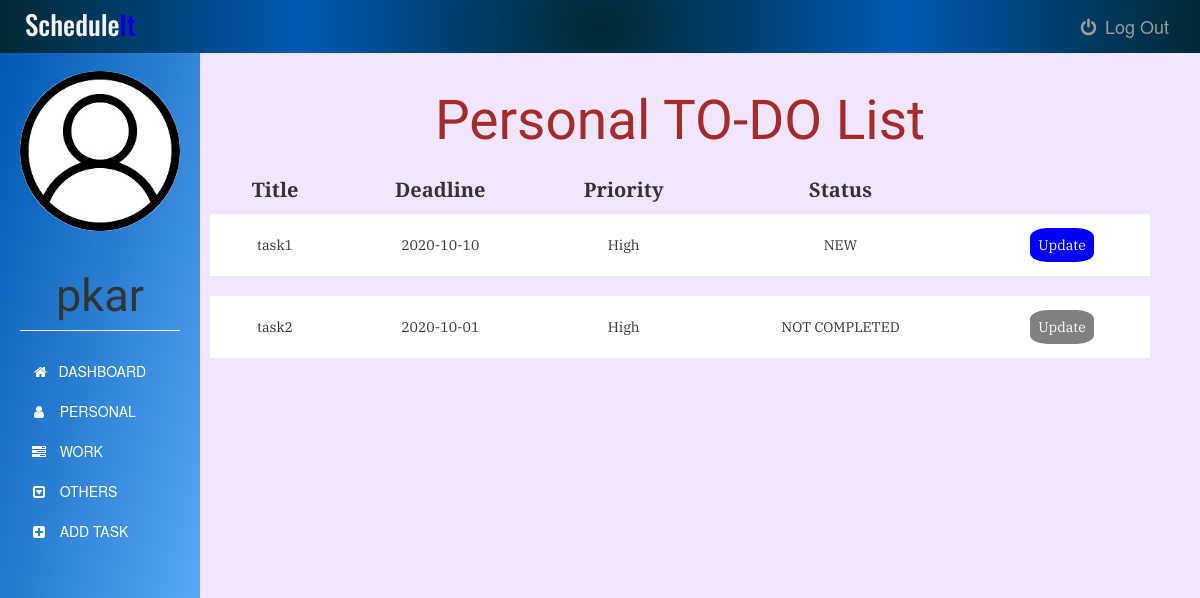
The page /personaltask (signed in) on the database as committed earlier.
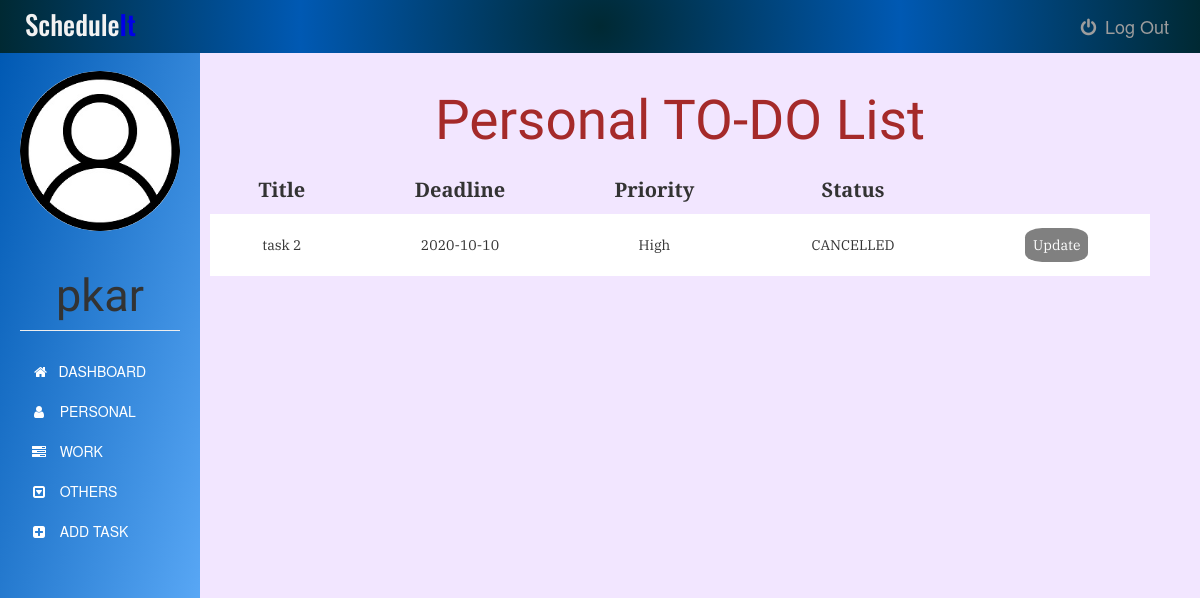
The same page on the database as committed later.
### app.py (models this page shows)
class Task(db.Model):
    id = db.Column(db.Integer, primary_key=True)
    title = db.Column(db.Text, nullable=False)
    date = db.Column(db.Date, nullable=False)
    content = db.Column(db.Text, nullable=False)
    WorkType = db.Column(db.Text, nullable=False)
    priority = db.Column(db.Text)
    status = db.Column(db.Text, nullable=False, default='NEW')
    user_id = db.Column(db.Integer, db.ForeignKey('user.id'), nullable=False)

### app.py (the view)
@app.route('/personaltask', methods=['GET', 'POST'])
@login_required
def personaltask():
    tasks = Task.query.filter_by(user_id=current_user.id)
    return render_template('personal.html', tasks=tasks ,name=current_user.username, tdate=date.today())

### app.py (called while the page is built)
@login_manager.user_loader
def load_user(user_id):
    return User.query.get(int(user_id))

### templates/personal.html (shortened to what this page needs)
{% extends "bootstrap/base.html" %}
{% block styles %}
{{super()}}
<link rel="stylesheet" href="{{url_for('.static', filename='personal.css')}}">
<link rel="stylesheet" href="https://maxcdn.bootstrapcdn.com/font-awesome/4.7.0/css/font-awesome.min.css">
{% endblock %}
{% block content %}
    <nav class="navbar navbar-inverse navbar-fixed-top">
      <div class="container-fluid">
        <div class="navbar-header">
          <center><h3><span>Schedule</span>It</h3></center>
        </div>
        <div class="navbar-collapse">
          <ul class="nav navbar-nav">
            <li>
              <a href="{{ url_for('logout') }}">
              <i class="fa fa-power-off fa-fw" aria-hidden="true"></i>
              Log Out
              </a>
            </li>
          </ul>
          </div>
      </div>
    </nav>
    <div class="container-fluid">
      <div class="row">
        <nav class=" sidebar">
          <div class="image img-cir img-120">
            <center>
              <img src="{{url_for('static', filename='user-icon.jpg')}}" width="250" height="200" class="img-responsive"/>
            </center>
            <center>
              <h1 class="page-header">{{ name }}</h1>
            </center>
          </div>
          <div>
            <div class="nav nav-sidebar">
              <ul class="nav nav-sidebar">
                <li >
                  <a class="list-group-item" href="{{ url_for('dashboard') }}">
                    &nbsp;<i class="fa fa-home" aria-hidden="true"></i>&nbsp;&nbsp; DASHBOARD
                  </a>
                </li>
                <li>
                  <a class="list-group-item" href="#">
                    <i class="fa fa-user fa-fw" aria-hidden="true"></i>&nbsp;&nbsp; PERSONAL
                  </a>
                </li>
                <li>
                  <a class="list-group-item" href="{{ url_for('worktask') }}">
                    <i class="fa fa-tasks fa-fw" aria-hidden="true"></i>&nbsp;&nbsp; WORK
                  </a>
                </li>
                <li>
                  <a class="list-group-item" href="{{ url_for('othertask') }}">
                    <i class="fa fa-caret-square-o-down fa-fw" aria-hidden="true"></i>&nbsp;&nbsp; OTHERS
                  </a>
                </li>
                <li>
                  <a class="list-group-item" href="{{ url_for('addtask') }}">
                    <i class="fa fa-plus-square fa-fw" aria-hidden="true"></i>&nbsp;&nbsp; ADD TASK
                  </a>
                </li>
              </ul>
            </div>
          </div>
        </nav>
        <div class="col-sm-9 col-sm-offset-3 col-md-10 col-md-offset-2 main">
          	<center><h1>Personal TO-DO List</h1></center>
          	<table>
          		<thead>
	          		<tr>
	          			<th>Title</th>
	          			<th>Deadline</th>
	          			<th>Priority</th>
	          			<th>Status</th>
	          		</tr>
          		</thead>
          		<tbody>
	          		{% for task in tasks %}
	          			{% if task.WorkType == "Personal"  %}
	          				<tr>
			          			<td>{{task.title}}</td>
			          			<td>{{task.date}}</td>
			          			<td>{{task.priority}}</td>
			          			{% if tdate > task.date and (task.status !="CANCELLED" or task.status !="COMPLETED") %}
                        <td class="status">NOT COMPLETED</td>
                      {% else %}
                        <td class="status">{{task.status}}</td>
                      {% endif %}
                      {% if (task.status == "NEW" or task.status == "IN PROGRESS" or task.status == "NOT STARTED") and tdate <= task.date %}
			          			  <td><a href="{{ url_for('update_task', task_id=task.id) }}">Update</a></td>
                      {% else %}
                        <td><a class="arcup" href="{{ url_for('update_task', task_id=task.id) }}">Update</a></td>
                      {% endif %}
			          		</tr>
			          		<tr class="spacer">
			          		<tr>
			          	{% endif %}
			        {% endfor %}
		        </tbody>
          	</table>
        </div>
      </div>
    </div>
{% endblock %}

Rows that differ between the two databases and show on the page:
no longer on this page (row edited): Task: title "task1", date "2020-10-10", priority "High", status "NEW"
changed Task "High": title "task2" → "task 2"; date "2020-10-01" → "2020-10-10"; status (not shown) → "CANCELLED"; no longer shows "NOT COMPLETED"
